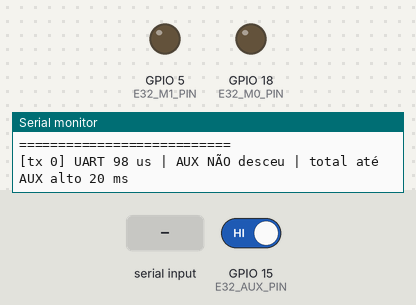
A sketch run on a simulated ESP32. Parts: output pins drawn as LEDs (lit = HIGH), the last lines printed to the serial monitor. Inputs (shaded band) come from the test bench; at power-on: GPIO 15 (E32_AUX_PIN) HIGH.

Above: at 4.9 s.
5.0 s: GPIO 15 (E32_AUX_PIN) driven LOW
8.0 s: "s" received over Serial
11.0 s: "c" received over the second serial link
12.5 s: "c" received over Serial
At 12.9 s:
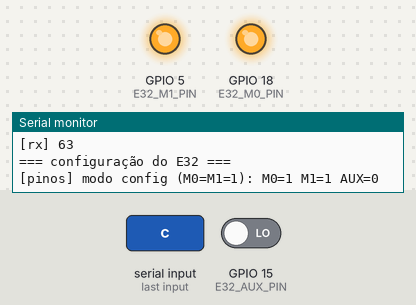
15.5 s: "s" received over the second serial link
Timing chart, 0 to 18.5 s (numbered marks = the images above; inputs shaded):
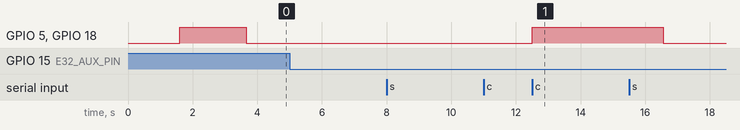

Measured:
- after the input at 12.5 s, GPIO 5 (E32_M1_PIN), GPIO 18 (E32_M0_PIN): LOW → HIGH at once

The sketch:

diag_e32.ino
```cpp
// Diagnóstico do E32-433T20D na placa do ground (E32 na UART2 16/17; USB livre para o relatório).
// Mostra: níveis de M0/M1/AUX, configuração gravada no módulo (C1), versão (C3) e, a cada 3 s,
// transmite um pacote de teste medindo quanto tempo o AUX fica baixo (≈ tempo no ar).
// Também imprime em hex qualquer byte recebido pelo rádio.
// Monitor serial a 115200. Comandos: 'c' relê a configuração, 's' para/retoma os envios.

#define E32_RX_PIN 16
#define E32_TX_PIN 17
#define E32_M0_PIN 18
#define E32_M1_PIN 5
#define E32_AUX_PIN 15
#define E32_BAUD 9600

HardwareSerial E32(2);
bool sending = true;
uint32_t lastSend = 0;
uint32_t count = 0;

void modo(bool m0, bool m1) {
  digitalWrite(E32_M0_PIN, m0);
  digitalWrite(E32_M1_PIN, m1);
}

bool esperaAux(uint32_t ms) {
  uint32_t t = millis();
  while (digitalRead(E32_AUX_PIN) == LOW) {
    if (millis() - t >= ms) return false;
    delay(1);
  }
  return true;
}

void pinos(const char *quando) {
  Serial.printf("[pinos] %s: M0=%d M1=%d AUX=%d\n", quando, digitalRead(E32_M0_PIN),
                digitalRead(E32_M1_PIN), digitalRead(E32_AUX_PIN));
}

int leResposta(uint8_t *buf, int n, uint32_t ms) {
  int got = 0;
  uint32_t t = millis();
  while (got < n && millis() - t < ms) {
    if (E32.available()) buf[got++] = E32.read();
  }
  return got;
}

void leConfig() {
  Serial.println("\n=== configuração do E32 ===");
  modo(HIGH, HIGH);
  delay(50);
  pinos("modo config (M0=M1=1)");
  if (!esperaAux(2000)) Serial.println("[ERRO] AUX não subiu em 2 s no modo config (AUX desligado? módulo sem alimentação?)");
  while (E32.available()) E32.read();

  const uint8_t c1[3] = {0xC1, 0xC1, 0xC1};
  E32.write(c1, 3);
  E32.flush();
  uint8_t r[6];
  int n = leResposta(r, 6, 1000);
  Serial.printf("C1 -> %d bytes:", n);
  for (int i = 0; i < n; i++) Serial.printf(" %02X", r[i]);
  Serial.println();
  if (n == 6 && (r[0] == 0xC0 || r[0] == 0xC2)) {
    static const char *air[] = {"0.3k", "1.2k", "2.4k", "4.8k", "9.6k", "19.2k", "19.2k", "19.2k"};
    static const uint32_t uart[] = {1200, 2400, 4800, 9600, 19200, 38400, 57600, 115200};
    static const char *pot[] = {"20 dBm", "17 dBm", "14 dBm", "10 dBm"};
    uint8_t sped = r[3], chan = r[4], opt = r[5];
    Serial.printf("  endereço  ADDH:ADDL = %02X:%02X\n", r[1], r[2]);
    Serial.printf("  UART      %lu baud, paridade bits=%d\n", (unsigned long)uart[(sped >> 3) & 7], sped >> 6);
    Serial.printf("  taxa ar   %s\n", air[sped & 7]);
    Serial.printf("  canal     0x%02X -> %d MHz (se for E32-433)\n", chan, 410 + (chan & 0x1F));
    Serial.printf("  modo      %s\n", (opt & 0x80) ? "FIXO (os 3 primeiros bytes viram endereço+canal!)" : "transparente");
    Serial.printf("  FEC       %s\n", (opt & 0x04) ? "ligado" : "desligado");
    Serial.printf("  potência  %s\n", pot[opt & 3]);
    Serial.printf("  IO drive  %s\n", (opt & 0x40) ? "push-pull" : "open-drain");
  } else {
    Serial.println("[ERRO] resposta inválida: confira TXD/RXD do E32 (cruzados?), M0/M1 e alimentação");
  }

  while (E32.available()) E32.read();
  const uint8_t c3[3] = {0xC3, 0xC3, 0xC3};
  E32.write(c3, 3);
  E32.flush();
  uint8_t v[4];
  n = leResposta(v, 4, 1000);
  Serial.printf("C3 (versão) -> %d bytes:", n);
  for (int i = 0; i < n; i++) Serial.printf(" %02X", v[i]);
  Serial.println(n == 4 ? (v[1] == 0x32 ? "  (433 MHz)" : v[1] == 0x38 ? "  (470 MHz)" : v[1] == 0x45 ? "  (868 MHz)" : v[1] == 0x44 ? "  (915 MHz)" : "") : "");

  modo(LOW, LOW);
  delay(50);
  esperaAux(2000);
  pinos("modo normal (M0=M1=0)");
  Serial.println("===========================\n");
}

void transmite() {
  uint8_t pkt[15] = {0xA5, 0x5A, 'D', 'I', 'A', 'G'};
  pkt[6] = count & 0xFF;
  for (int i = 7; i < 15; i++) pkt[i] = 0x55;
  if (digitalRead(E32_AUX_PIN) == LOW) Serial.println("[aviso] AUX já estava baixo antes de enviar");
  uint32_t t0 = micros();
  E32.write(pkt, sizeof(pkt));
  E32.flush();
  uint32_t tUart = micros() - t0;
  // espera o AUX descer (até 20 ms) e depois subir
  uint32_t t1 = micros();
  bool desceu = false;
  while (micros() - t1 < 20000) {
    if (digitalRead(E32_AUX_PIN) == LOW) { desceu = true; break; }
  }
  bool subiu = esperaAux(3000);
  uint32_t total = micros() - t0;
  Serial.printf("[tx %lu] UART %lu us | AUX %s | total até AUX alto %lu ms%s\n", (unsigned long)count,
                (unsigned long)tUart, desceu ? "desceu" : "NÃO desceu", (unsigned long)(total / 1000),
                subiu ? "" : " (AUX preso em baixo!)");
  count++;
}

void setup() {
  Serial.begin(115200);
  pinMode(E32_M0_PIN, OUTPUT);
  pinMode(E32_M1_PIN, OUTPUT);
  pinMode(E32_AUX_PIN, INPUT);
  E32.begin(E32_BAUD, SERIAL_8N1, E32_RX_PIN, E32_TX_PIN);
  delay(1500);
  Serial.println("\n##### diag_e32 #####");
  pinos("logo após o boot (antes de configurar M0/M1)");
  modo(LOW, LOW);
  delay(100);
  leConfig();
}

void loop() {
  while (Serial.available()) {
    int c = Serial.read();
    if (c == 'c') leConfig();
    if (c == 's') { sending = !sending; Serial.printf("envios %s\n", sending ? "ligados" : "parados"); }
  }
  if (E32.available()) {
    Serial.print("[rx]");
    uint32_t t = millis();
    while (millis() - t < 30) {
      while (E32.available()) { Serial.printf(" %02X", E32.read()); t = millis(); }
    }
    Serial.println();
  }
  if (sending && millis() - lastSend >= 3000) {
    lastSend = millis();
    transmite();
  }
}
```
